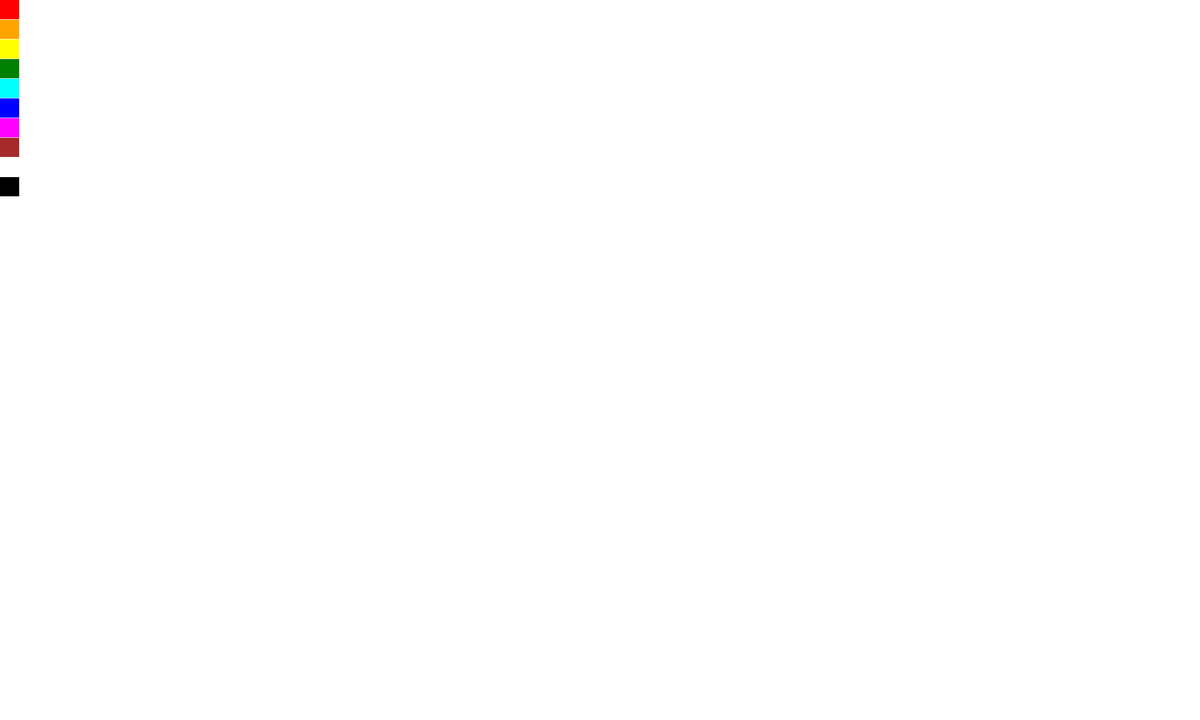
Frame 1 (no input)
Frame 60 (no input): identical to frame 1, image omitted
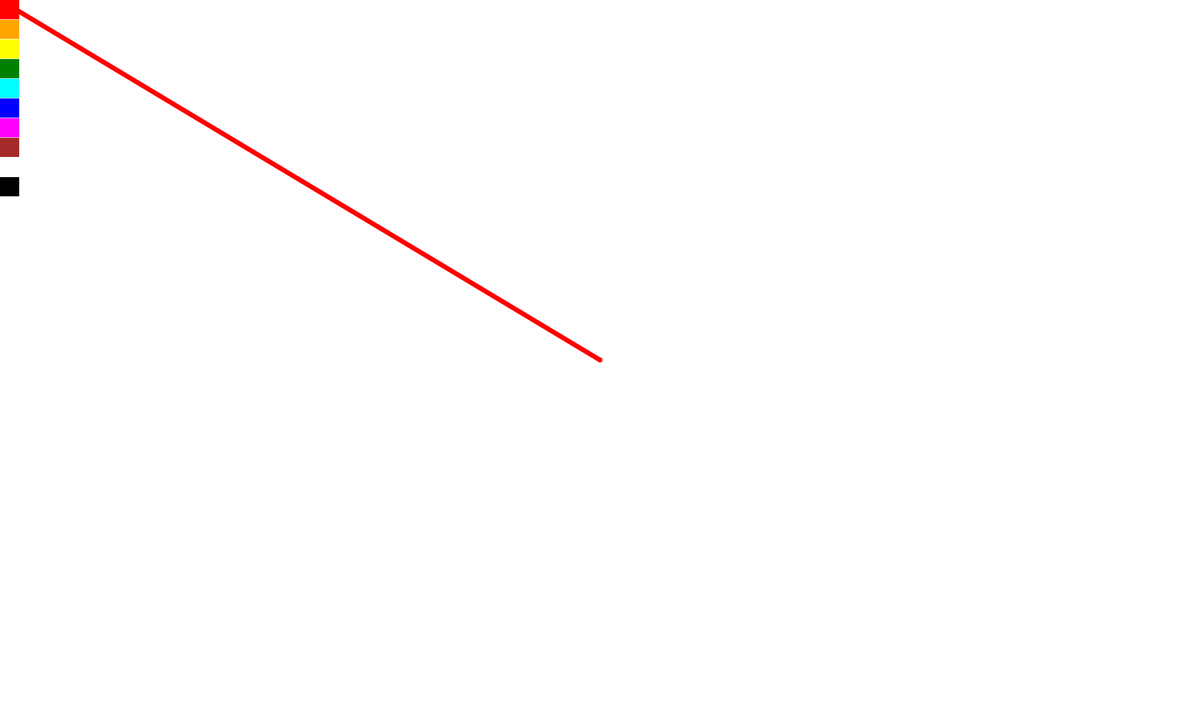
Frame 120 (the mouse pressed at the canvas centre since frame 60)

The p5.js sketch that drew these frames (run headless with seeded random() and noise() and a simulated clock; from frame 60 on, the mouse is pressed at the canvas centre):

// p5.js sketch
// ── sketch.js
let colorPalette = [
  "red",
  "orange",
  "yellow",
  "green",
  "cyan",
  "blue",
  "magenta",
  "brown",
  "white",
  "black",
];

let currentColor = colorPalette[0];

//creates canvas and color boxes
function setup() {
  createCanvas(2500, 1500);
  //colorMode(HSB);
  //creates pallete on left side
  for (let i = 0; i < colorPalette.length; i++) {
    push();
    fill(colorPalette[i]);
    noStroke();
    rect(0, i * 40 + i, 40, 40);
    pop();
  }

}

//Checks the position of the mouse to make sure it is not painting over boxes
function draw() {
  if(mouseIsPressed){
    if (mouseX > 45 && mouseY > colorPalette.length * 1) {
      stroke(currentColor);
      strokeWeight(10);
      line(mouseX, mouseY, pmouseX, pmouseY);
    }
  } 

}

function mousePressed() {
  let x = 0;
  let y = 0;
  let l = 40;
  let k = 40;

  for (let i = 0; i < colorPalette.length; i++) {
    if (
      mouseX >= x &&
      mouseX < x + l &&
      mouseY >= y + i * (k + 1) &&
      mouseY < y + i * (k + 1) + k
    ) {
      currentColor = colorPalette[i];
      break;
    }
  }
}
